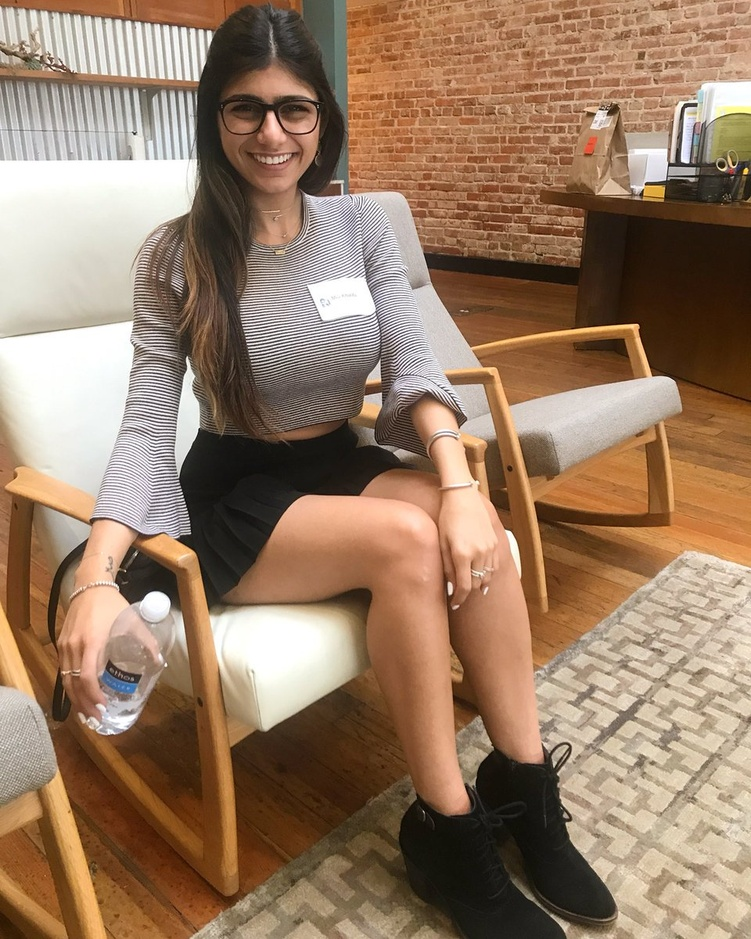
%> input picture imgs/mia.jpg, 751 x 939 px, shrunk from 960 x 1200 before the run
$ octave noise.m   (GNU Octave 9; MATLAB toolbox functions it lacks are replaced by stand-ins)
%> lines starting %> are read from the running program, lines starting %| are printed output that depends on the picture
f = imread('imgs/mia.jpg');
%> f is the input picture: size 939x751x3 uint8; mean R, G, B 151.4, 123.7, 100.4
figure (1); subplot(2,2,1); imshow(f); title('Original image');

%se agrega filtro gaussiano
fn = imnoise(f, 'gaussian', 0.1,0.01);
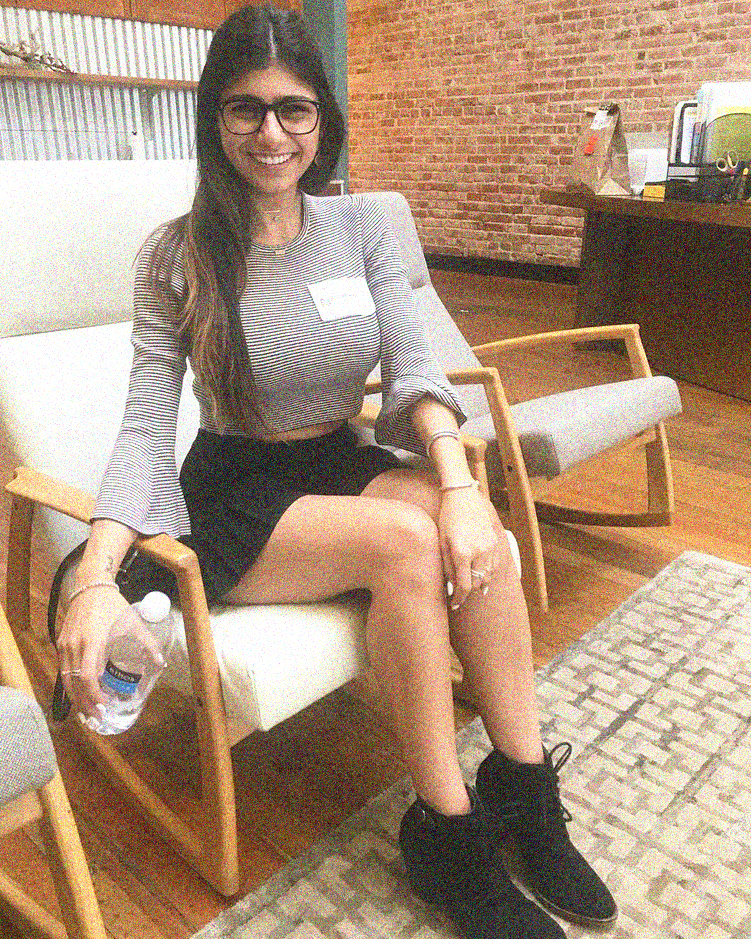
%> fn: size 939x751x3 uint8; mean R, G, B 173.3, 147, 124.4
subplot(2,2,2); imshow(fn); title('Gaussian noise');

% se agrega ruido con media de 0
fn = imnoise(f, 'localvar', 0.05*rand(size(f)));
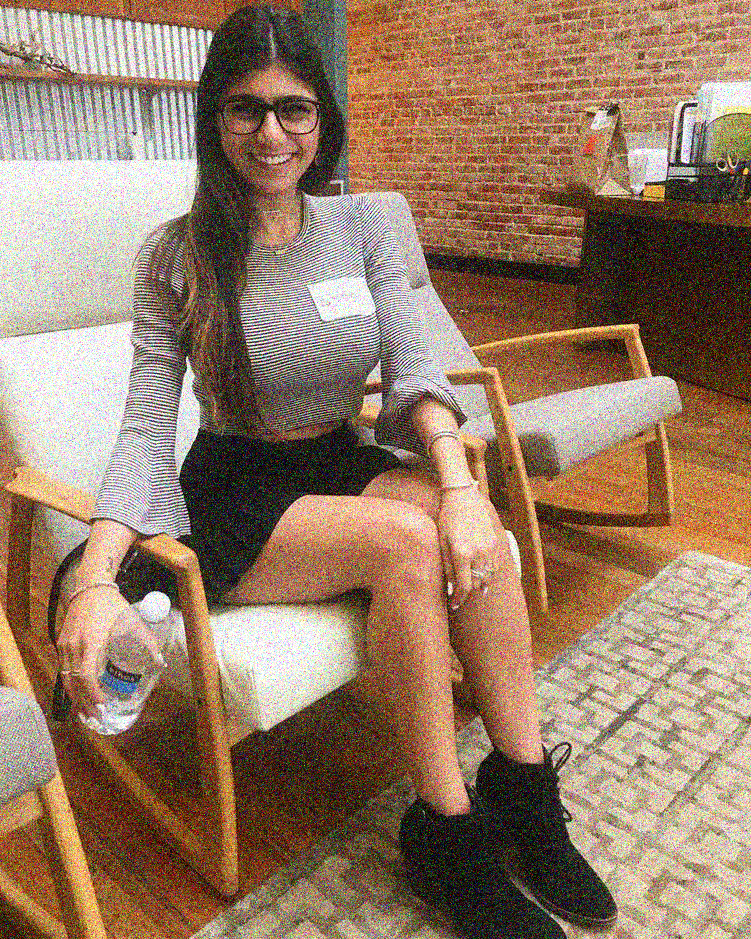
%> fn: size 939x751x3 uint8; mean R, G, B 149.7, 123.4, 101.8
subplot(2,2,3); imshow(fn); title('Image with noise');

% se agrega ruido salt & pepper
fn = imnoise(f, 'salt & pepper', 0.2);
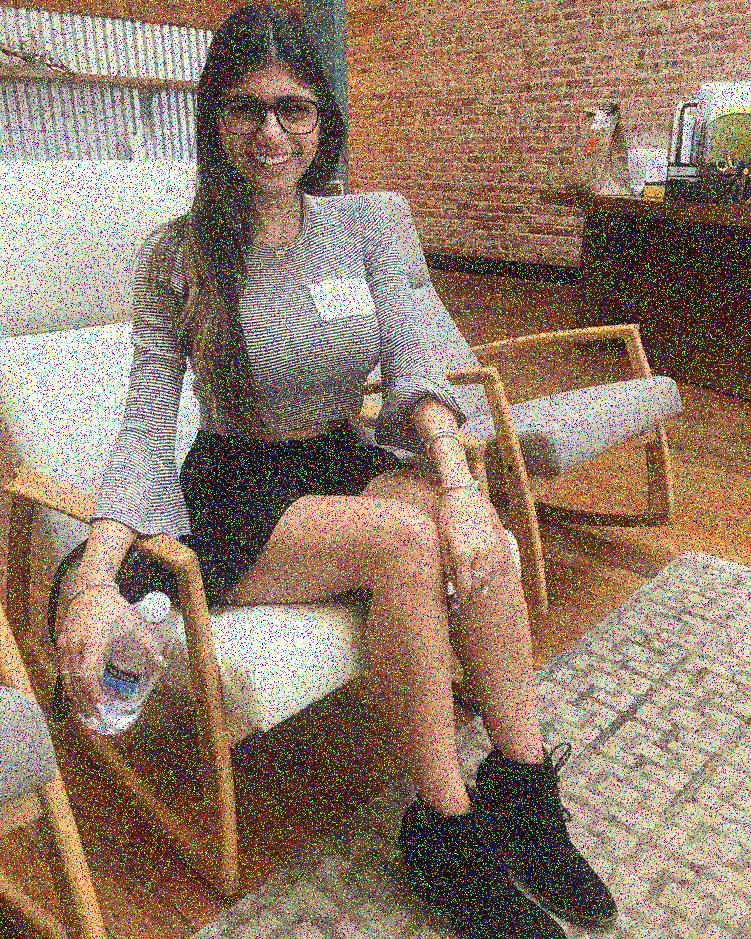
%> fn: size 939x751x3 uint8; mean R, G, B 146.6, 124.6, 105.9
subplot(2,2,4); imshow(fn); title('Salt & Pepper noise');
%> after `title('Salt & Pepper noise')`:
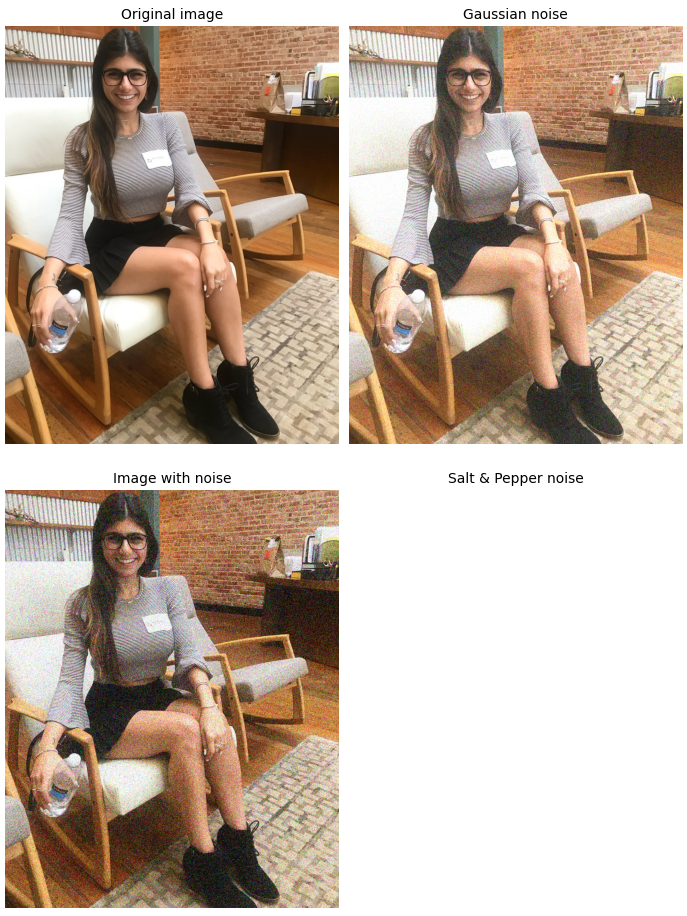
%> figure redrawn from the program's plot data, 4 panels

$ run again, with imgs/foto.jpg copied over imgs/mia.jpg
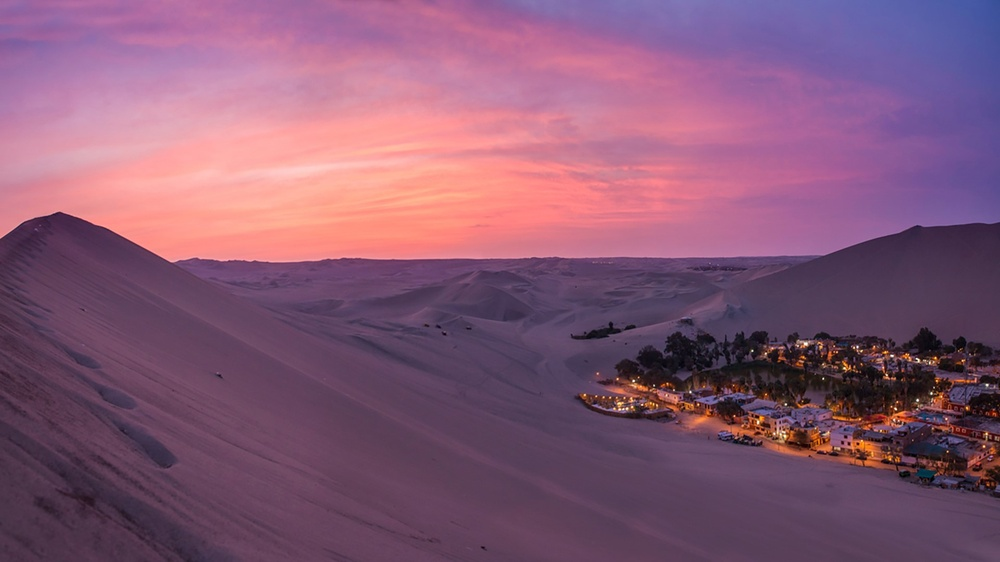
%> input picture imgs/foto.jpg, 1000 x 562 px, shrunk from 1920 x 1080 before the run
%> f is the input picture: size 562x1000x3 uint8; mean R, G, B 133.9, 89.1, 116.8
%> `fn = imnoise(f, 'gaussian', 0.1,0.01);`:
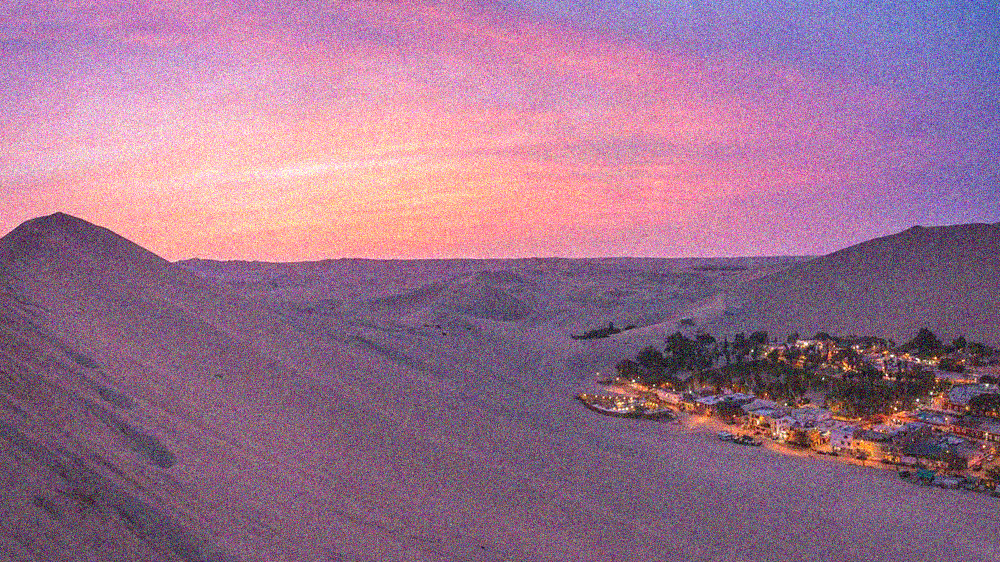
%> fn: size 562x1000x3 uint8; mean R, G, B 156.1, 114.5, 142.2
%> `fn = imnoise(f, 'salt & pepper', 0.2);`:
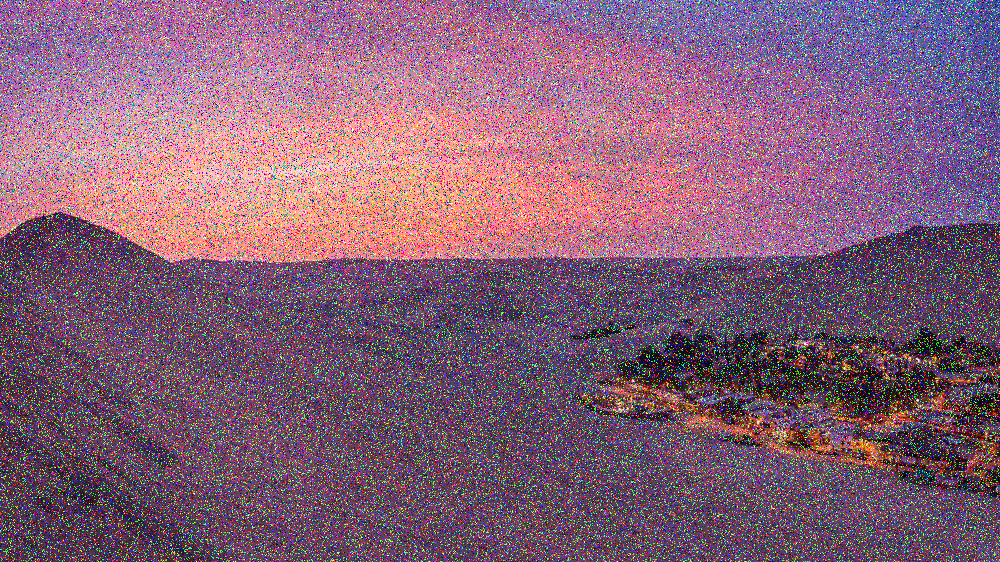
%> fn: size 562x1000x3 uint8; mean R, G, B 132.7, 96.8, 119.1

$ run again, with imgs/paisaje.jpg copied over imgs/mia.jpg
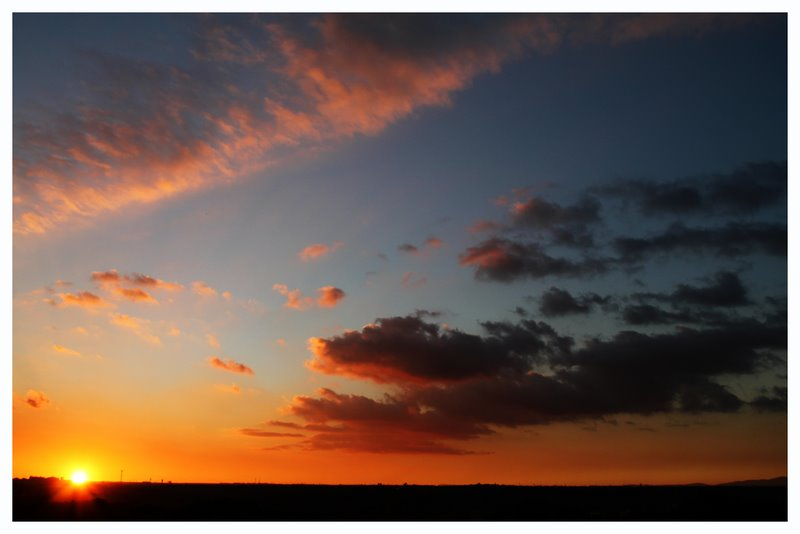
%> input picture imgs/paisaje.jpg, 800 x 534 px
%> f is the input picture: size 534x800x3 uint8; mean R, G, B 109.6, 89.9, 80.2
%> `fn = imnoise(f, 'localvar', 0.05*rand(size(f)));`:
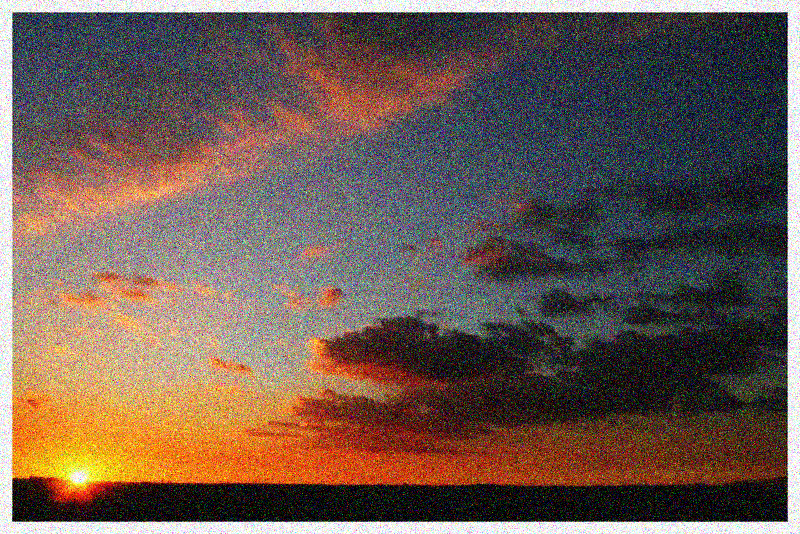
%> fn: size 534x800x3 uint8; mean R, G, B 110, 91.4, 82.3
%> `fn = imnoise(f, 'salt & pepper', 0.2);`:
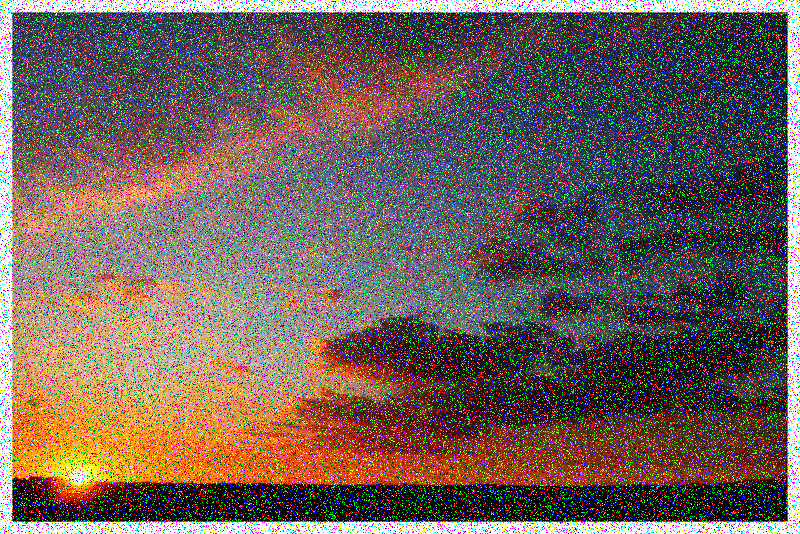
%> fn: size 534x800x3 uint8; mean R, G, B 113.2, 97.4, 89.6
